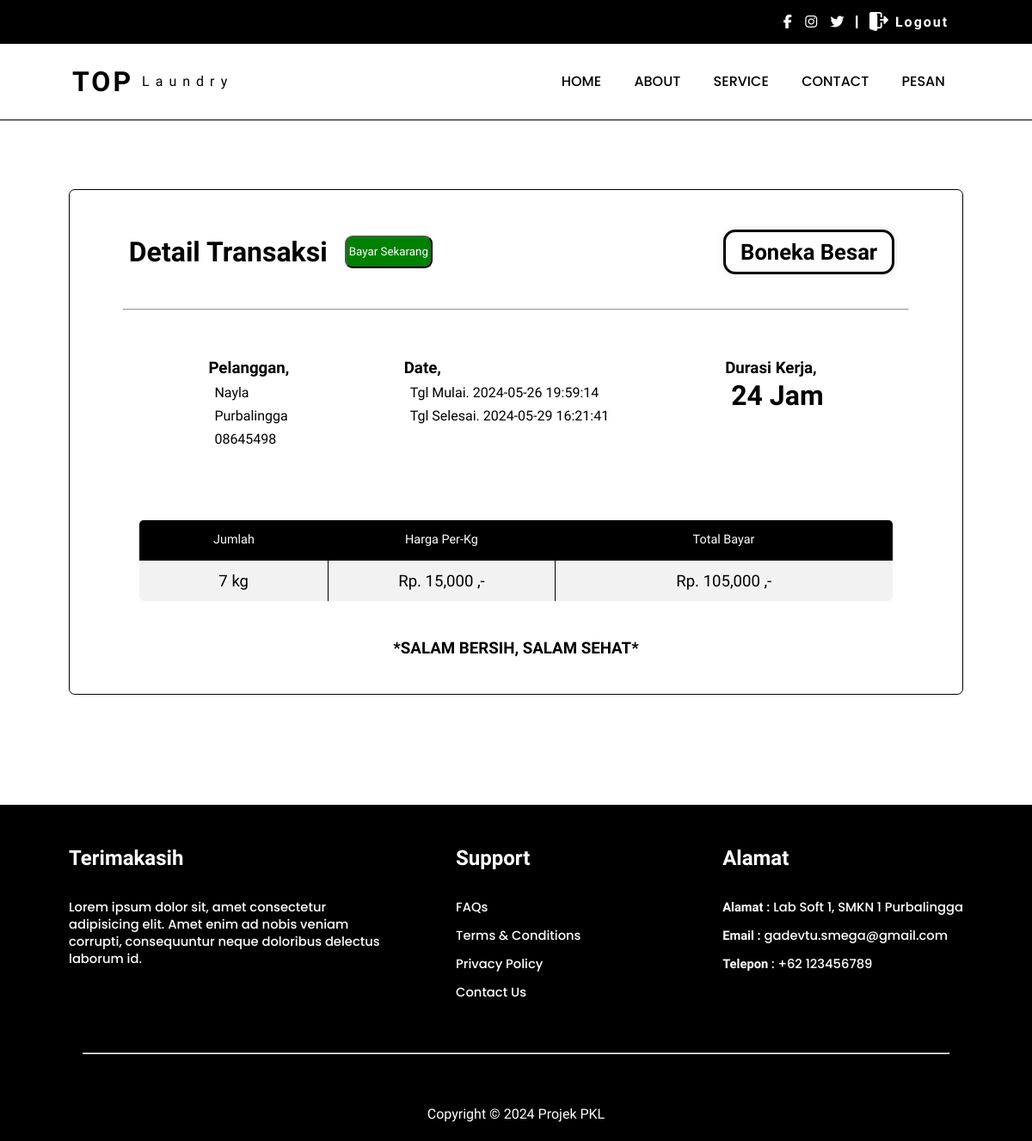
Screenshot of /pesan/bahan/cuci_satuan/ts_invoice.php?id=6 (signed in) with the database file from the repository.
### tables this page shows
CREATE TABLE `tr_cuci_satuan` (
  `id` int(11) NOT NULL,
  `user_id` int(11) NOT NULL,
  `nama` varchar(100) NOT NULL,
  `no_hp` varchar(15) NOT NULL,
  `alamat` text NOT NULL,
  `paket_id` int(11) NOT NULL,
  `waktu` int(11) NOT NULL,
  `jumlah` int(11) NOT NULL,
  `tarif` decimal(10,2) NOT NULL,
  `tgl_masuk` datetime NOT NULL,
  `tgl_keluar` datetime NOT NULL,
  `total_bayar` decimal(10,2) NOT NULL,
  `status` int(11) NOT NULL
);

CREATE TABLE `users_` (
  `id` int(11) NOT NULL,
  `username` varchar(50) NOT NULL,
  `password` varchar(255) NOT NULL,
  `role` varchar(50) NOT NULL DEFAULT 'user'
);

### pesan/bahan/cuci_satuan/ts_invoice.php (the view, shortened to what this page needs)
<?php
    include '../asset/header.php';
    $user_id = $_SESSION['user_id'];
?>
<!DOCTYPE html>
<html lang="en">
<head>
    <link rel="stylesheet" href="css/invoice1.css">
</head>
<body>
<div class="container">
    <?php
    $id = $_GET['id'];
    $data = mysqli_query($koneksi, "SELECT * FROM users_, tr_cuci_satuan WHERE users_.id = '$user_id' and tr_cuci_satuan.id='$id'");
    if($data) {
        while($d = mysqli_fetch_assoc($data)) {
    ?>
    <div class="box">
                <div class="hd">
                    <div class="gg">
                    <h1>Detail Transaksi</h1>
                    <button><a href="bayar.php?id=<?php echo $d['id']; ?>">Bayar Sekarang</a></button>
                    </div>
                    <div class="status">
                        <div class='label'>
                            <?php
                            if($d['paket_id'] == "1"){
                                echo "<h1 class='proses'>Jaket Kulit</h1>";
                            } else if($d['paket_id'] == "2"){
                                echo "<h1 class='proses'>Jaket Non Kulit</h1>";
                            } else if($d['paket_id'] == "3"){
                                echo "<h1 class='proses'>Boneka Kecil</h1>";
                            } else if($d['paket_id'] == "4"){
                                echo "<h1 class='proses'>Boneka Sedang</h1>";
                            } else if($d['paket_id'] == "5"){
                                echo "<h1 class='proses'>Boneka Besar</h1>";
                            } else if($d['paket_id'] == "6"){
                                echo "<h1 class='proses'>Sejadah</h1>";
                            } else if($d['paket_id'] == "7"){
                                echo "<h1 class='proses'>Selimut</h1>";
                            } else if($d['paket_id'] == "8"){
                                echo "<h1 class='proses'>Keset</h1>";
                            }
                        ?>
                        </div>
                    </div>
                </div>
                <hr>
                <div class="data">
                    <div class="dt">
                        <h3>Pelanggan,</h3>
                        <p><?php echo $d['username']; ?></p>
                        <p><?php echo $d['alamat']; ?></p>
                        <p><?php echo $d['no_hp']; ?></p>
                    </div>
                    <div class="dt">
                        <h3>Date,</h3>
                        <p>Tgl Mulai. <?php echo $d['tgl_masuk']; ?></p>
                        <p>Tgl Selesai. <?php echo $d['tgl_keluar']; ?></p>
                    </div>
                    <div class="dt">
                        <h3>Durasi Kerja,</h3>
                        <h1><?php echo $d['waktu']; ?> Jam</h1>
                    </div>
                </div>
                <div class="tbl">
                    <table>
                        <tr>
                            <th>Jumlah</th>
                            <th>Harga Per-Kg</th>
                            <th>Total Bayar</th>
                        </tr>
                        <tr>
                            <td><?php echo $d['jumlah']; ?> kg</td>
                            <td><?php echo "Rp. " . number_format($d['tarif']) . " ,-"; ?></td>
                            <td><?php echo "Rp. " . number_format($d['total_bayar']) . " ,-"; ?></td>
                        </tr>
                    </table>
                    <div class="foot">
                        <h3>*SALAM BERSIH, SALAM SEHAT*</h3>
                    </div>
                </div>
            </div>
    <?php
        }
    } else {
        echo "Query error: " . mysqli_error($koneksi);
    }
    ?>
</div>
    <?php
    include '../asset/footer.php';
?>
</body>
</html>

### pesan/css/header1.css (style rules this page uses)
* { margin: 0; padding: 0; box-sizing: border-box; font-family: "Inter Tight", sans-serif; }
.top i, a { text-decoration: none; color: #fff; padding: 0 .2rem; }

### pesan/css/style1.css (style rules this page uses)
* { margin: 0; padding: 0; box-sizing: border-box; font-family: "Inter Tight", sans-serif; }
.container { padding: 1.5rem 3rem; height: 100%; }
table { width: 100%; border-collapse: collapse; text-align: center; border: 1px solid; overflow: hidden; font-size: .9rem; border-radius: 10px; font-weight: 500; }
table th { font-weight: 500; padding: 17px; background-color: #000; color: #fff; }
table td { padding: 20px; }
table tr:nth-child(even) { background-color: #f2f2f2; }

### pesan/bahan/cuci_satuan/css/invoice1.css (style rules this page uses)
* { margin: 0; padding: 0; box-sizing: border-box; font-family: 'Inter Tight', sans-serif; }
.container { padding: 5rem; }
.box { padding: 2.9rem 3rem; border: 1px solid; border-radius: 7px; }
hr { width: 97%; margin: 40px auto; }
.hd { display: flex; align-items: center; padding: 0 1.3rem; justify-content: space-between; }
.data { display: flex; justify-content: center; gap: 8rem; padding-left: -20px; padding: 1rem 0; }
.dt h3 { margin-bottom: 2px; }
.dt p { margin: 8px 7px; }
.dt h1 { margin-left: 7px; }
.tbl { position: relative; padding: 0 2rem; }
table { width: 100%; color: #fff; margin: 60px 0; border-collapse: collapse; border-radius: 6px; overflow: hidden; }
table tr { padding: .8rem; }
table tr th { padding: .9rem; font-family: "Inter Tight", sans-serif; background-color: #000; }
table tr th:nth-child(2) { width: 30%; }
table tr td { color: #000; font-weight: 500; padding: .8rem; border: 1px solid; font-size: 1.16rem; text-align: center; }
.foot { position: absolute; width: 100%; bottom: -65px; left: 0; right: 0; display: flex; justify-content: center; }
.status { display: flex; flex-direction: row; align-items: center; gap: 14px; }
.status .proses { border: 3px solid; box-shadow: 0 0 10px 0 rgba(0, 0, 0, .10); color: #000; padding: 8px 17px; margin-right: 10px; font-size: 1.6rem; font-weight: 600; border-radius: 14px; }
.gg { display: flex; flex-direction: row; gap: 20px; }
.gg button { color: #000; border-radius: 9px; background-color: green; }

### rows the page displays
tr_cuci_satuan: shows "Boneka Besar", users_.username "Nayla", alamat "Purbalingga", no_hp "08645498", tgl_masuk "2024-05-26 19:59:14", tgl_keluar "2024-05-29 16:21:41", waktu "24", jumlah "7", tarif "15,000", total_bayar "105,000"
